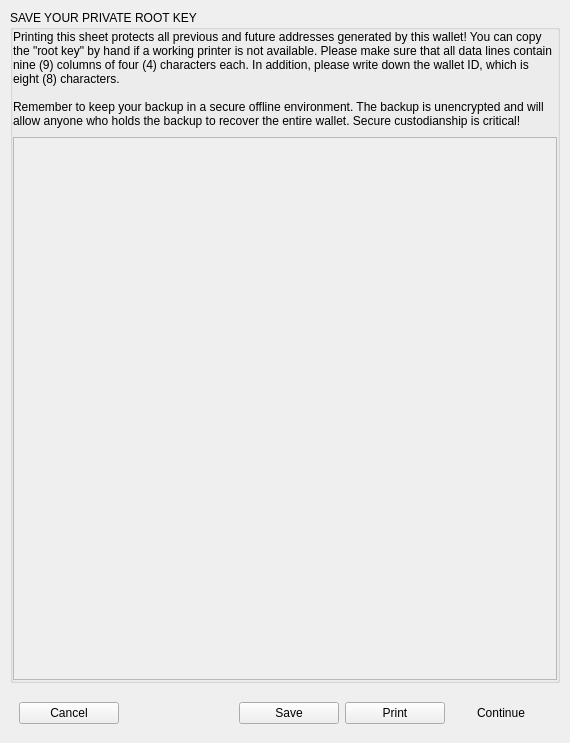
<?xml version="1.0" encoding="UTF-8"?>
<ui version="4.0">
 <class>NewWalletSeedDialog</class>
 <widget class="QDialog" name="NewWalletSeedDialog">
  <property name="geometry">
   <rect>
    <x>0</x>
    <y>0</y>
    <width>570</width>
    <height>743</height>
   </rect>
  </property>
  <property name="windowTitle">
   <string>Root Private Key</string>
  </property>
  <layout class="QVBoxLayout" name="verticalLayout_3">
   <property name="spacing">
    <number>0</number>
   </property>
   <property name="leftMargin">
    <number>0</number>
   </property>
   <property name="topMargin">
    <number>0</number>
   </property>
   <property name="rightMargin">
    <number>0</number>
   </property>
   <property name="bottomMargin">
    <number>0</number>
   </property>
   <item>
    <widget class="QWidget" name="widget" native="true">
     <property name="buttonBar" stdset="0">
      <bool>true</bool>
     </property>
     <layout class="QHBoxLayout" name="horizontalLayout">
      <property name="spacing">
       <number>10</number>
      </property>
      <property name="leftMargin">
       <number>10</number>
      </property>
      <property name="topMargin">
       <number>10</number>
      </property>
      <property name="rightMargin">
       <number>10</number>
      </property>
      <property name="bottomMargin">
       <number>10</number>
      </property>
      <item>
       <layout class="QVBoxLayout" name="verticalLayout_6">
        <item>
         <widget class="QGroupBox" name="groupBox">
          <property name="title">
           <string>SAVE YOUR PRIVATE ROOT KEY</string>
          </property>
          <layout class="QVBoxLayout" name="verticalLayout">
           <property name="spacing">
            <number>9</number>
           </property>
           <property name="leftMargin">
            <number>0</number>
           </property>
           <property name="topMargin">
            <number>0</number>
           </property>
           <property name="rightMargin">
            <number>0</number>
           </property>
           <property name="bottomMargin">
            <number>0</number>
           </property>
           <item>
            <widget class="QLabel" name="label">
             <property name="text">
              <string>Printing this sheet protects all previous and future addresses generated by this wallet! You can copy the &quot;root key&quot; by hand if a working printer is not available. Please make sure that all data lines contain nine (9) columns of four (4) characters each. In addition, please write down the wallet ID, which is eight (8) characters.

Remember to keep your backup in a secure offline environment. The backup is unencrypted and will allow anyone who holds the backup to recover the entire wallet. Secure custodianship is critical!</string>
             </property>
             <property name="wordWrap">
              <bool>true</bool>
             </property>
            </widget>
           </item>
           <item>
            <layout class="QHBoxLayout" name="horizontalLayout_2" stretch="1">
             <item>
              <widget class="QScrollArea" name="scrollArea">
               <property name="widgetResizable">
                <bool>true</bool>
               </property>
               <widget class="QWidget" name="scrollAreaWidgetContents">
                <property name="geometry">
                 <rect>
                  <x>0</x>
                  <y>0</y>
                  <width>542</width>
                  <height>584</height>
                 </rect>
                </property>
                <layout class="QGridLayout" name="gridLayout_2">
                 <property name="leftMargin">
                  <number>0</number>
                 </property>
                 <property name="topMargin">
                  <number>0</number>
                 </property>
                 <property name="rightMargin">
                  <number>0</number>
                 </property>
                 <property name="bottomMargin">
                  <number>0</number>
                 </property>
                 <item row="0" column="2">
                  <widget class="QLabel" name="labelPreview">
                   <property name="text">
                    <string/>
                   </property>
                   <property name="alignment">
                    <set>Qt::AlignCenter</set>
                   </property>
                  </widget>
                 </item>
                </layout>
               </widget>
              </widget>
             </item>
            </layout>
           </item>
          </layout>
         </widget>
        </item>
        <item>
         <widget class="QWidget" name="horizontalWidget" native="true">
          <property name="buttonBar" stdset="0">
           <bool>true</bool>
          </property>
          <layout class="QHBoxLayout" name="horizontalLayout_3">
           <item>
            <widget class="QPushButton" name="pushButtonCancel">
             <property name="minimumSize">
              <size>
               <width>100</width>
               <height>0</height>
              </size>
             </property>
             <property name="text">
              <string>Cancel</string>
             </property>
            </widget>
           </item>
           <item>
            <spacer name="horizontalSpacer">
             <property name="orientation">
              <enum>Qt::Horizontal</enum>
             </property>
             <property name="sizeHint" stdset="0">
              <size>
               <width>40</width>
               <height>20</height>
              </size>
             </property>
            </spacer>
           </item>
           <item>
            <widget class="QPushButton" name="pushButtonSave">
             <property name="minimumSize">
              <size>
               <width>100</width>
               <height>0</height>
              </size>
             </property>
             <property name="sizeIncrement">
              <size>
               <width>0</width>
               <height>0</height>
              </size>
             </property>
             <property name="text">
              <string>Save</string>
             </property>
            </widget>
           </item>
           <item>
            <widget class="QPushButton" name="pushButtonPrint">
             <property name="minimumSize">
              <size>
               <width>100</width>
               <height>0</height>
              </size>
             </property>
             <property name="sizeIncrement">
              <size>
               <width>0</width>
               <height>0</height>
              </size>
             </property>
             <property name="text">
              <string>Print</string>
             </property>
             <property name="autoDefault">
              <bool>false</bool>
             </property>
            </widget>
           </item>
           <item>
            <widget class="QPushButton" name="pushButtonContinue">
             <property name="minimumSize">
              <size>
               <width>100</width>
               <height>0</height>
              </size>
             </property>
             <property name="text">
              <string>Continue</string>
             </property>
             <property name="default">
              <bool>true</bool>
             </property>
             <property name="flat">
              <bool>true</bool>
             </property>
            </widget>
           </item>
          </layout>
         </widget>
        </item>
       </layout>
      </item>
     </layout>
    </widget>
   </item>
  </layout>
 </widget>
 <tabstops>
  <tabstop>scrollArea</tabstop>
 </tabstops>
 <resources/>
 <connections/>
</ui>
